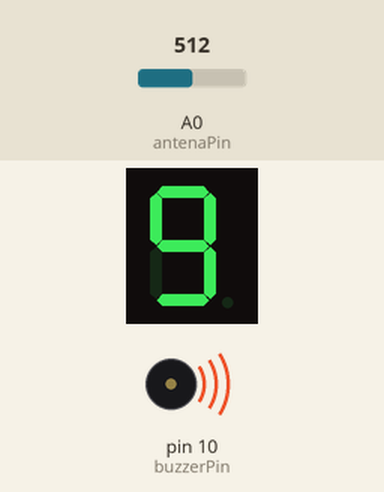
Bench run of a sketch on a simulated Arduino Uno, built with avr-gcc and run on an emulated ATmega328P. On the bench: 1-digit seven-segment display, buzzer (waves = sounding). Wiring (inferred from the names in the program): 1-digit 7-segment display, segments lit when HIGH: segments pin 2, pin 3, pin 4, pin 5, pin 6, pin 7, pin 8, pin 9. The inputs (shaded band) are chosen by the test bench; at power-on: A0 (antenaPin) = 512. The segment pins are drawn as the display they are named for.

Above: at 1.2 s.
1.3 s: A0 (antenaPin) set to 181
At 1.8 s:
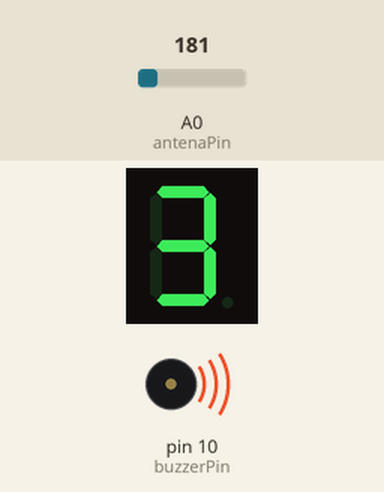
2.8 s: A0 (antenaPin) set to 148
At 4.1 s:
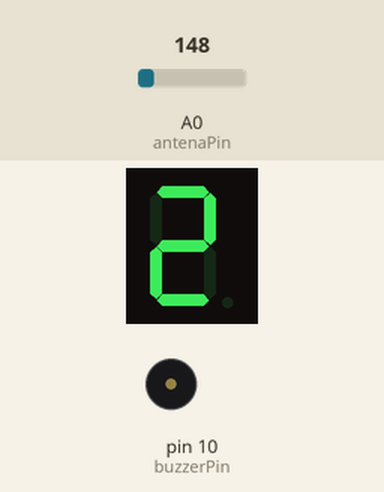
4.4 s: A0 (antenaPin) set to 0
At 5.4 s:
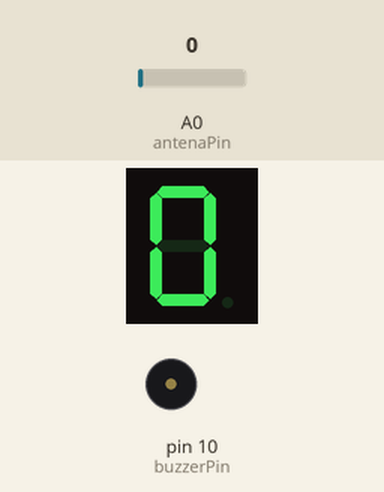
Timing chart, 0 to 7.4 s (numbered marks = the images above; inputs shaded):
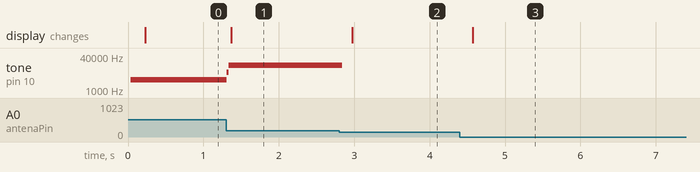

Measured:
- the behaviour switches between 167 and 166 on A0 (antenaPin) (found by bisection; images 1 and 2)
- after the input at 1.3 s, tone on pin 10 (buzzerPin): 3000 Hz → 7000 Hz at once, → 15000 Hz 0.03 s later; the display: changes after 0.07 s (image 1)
- after the input at 2.8 s, tone on pin 10 (buzzerPin): 15000 Hz → silent at once; the display: changes after 0.17 s (image 2)
- after the input at 4.4 s, the display: changes after 0.17 s (image 3)

The sketch:

assignment3.ino
```cpp
// 7 segment display section
const int pinA = 2;
const int pinB = 3;
const int pinC = 4;
const int pinD = 5;
const int pinE = 6;
const int pinF = 7;
const int pinG = 8;
const int pinDP = 9;

const int segSize = 8;
int segments[segSize] = {
  pinA, pinB, pinC, pinD, pinE, pinF, pinG, pinDP
};

const int refreshRate = 200; // in ms
unsigned long lastUpdate = 0;

const int noOfDigits = 10;
bool digitMatrix[noOfDigits][segSize - 1] = {
// a  b  c  d  e  f  g
  {1, 1, 1, 1, 1, 1, 0}, // 0
  {0, 1, 1, 0, 0, 0, 0}, // 1
  {1, 1, 0, 1, 1, 0, 1}, // 2
  {1, 1, 1, 1, 0, 0, 1}, // 3
  {0, 1, 1, 0, 0, 1, 1}, // 4
  {1, 0, 1, 1, 0, 1, 1}, // 5
  {1, 0, 1, 1, 1, 1, 1}, // 6
  {1, 1, 1, 0, 0, 0, 0}, // 7
  {1, 1, 1, 1, 1, 1, 1}, // 8
  {1, 1, 1, 1, 0, 1, 1}  // 9
};


void displayNumber(int digit, bool decimalPoint) {
  for (int i = 0; i < segSize; i++){
    digitalWrite(segments[i], digitMatrix[digit][i]);
  }
  digitalWrite(pinDP, decimalPoint);
}


// Buzzer section:
const int buzzerPin = 10;
const int buzzerBaseTone = 21000;
const int buzzerStep = 2000; // tone difference between 2 intensities
int buzzerTone;
unsigned long lastChanged;
const int buzzerThreshold = 2;

// EMF detector section
const int sampleSize = 300; // how many samples (readings) at a time
int readings[sampleSize];   // samples array (in which we store the batch of readings)
int antenaPin = A0;
int value;                  // final value (displayed)
unsigned long sum = 0;      // total sum of the array
int senseLimit = 500;       // maximum value used for constraining


void setup() {
  // initializing each 7 seg display pin
  for (int i = 0; i < segSize; i++){
    pinMode(segments[i], OUTPUT);
  }
  pinMode(antenaPin, INPUT);

  Serial.begin(9600);
}

void loop() {
  for (int i = 0; i < sampleSize; i++) {
    readings[i] = analogRead(antenaPin);
    sum += readings[i];
  }

  value = sum / sampleSize; // average over sampleSize readings
  value = constrain(value, 1, senseLimit);
  value = map(value, 0, senseLimit, 0, 9); // mapping for display

  // updating the 7 seg display every "refreshRate" miliseconds
  if (millis() - lastUpdate > refreshRate) {
    displayNumber(value, false);
    lastUpdate = millis();
  }

  if (value > buzzerThreshold) {
    buzzerTone = buzzerBaseTone - value * buzzerStep;
    tone(buzzerPin, buzzerTone);
  }
  else {
    noTone(buzzerPin);
  }

  sum = 0; // reset sample sum

}
```
